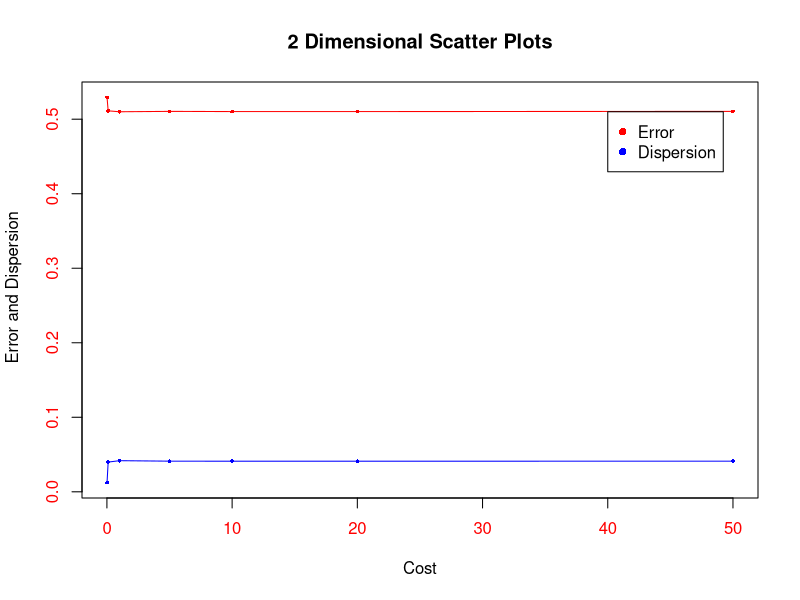
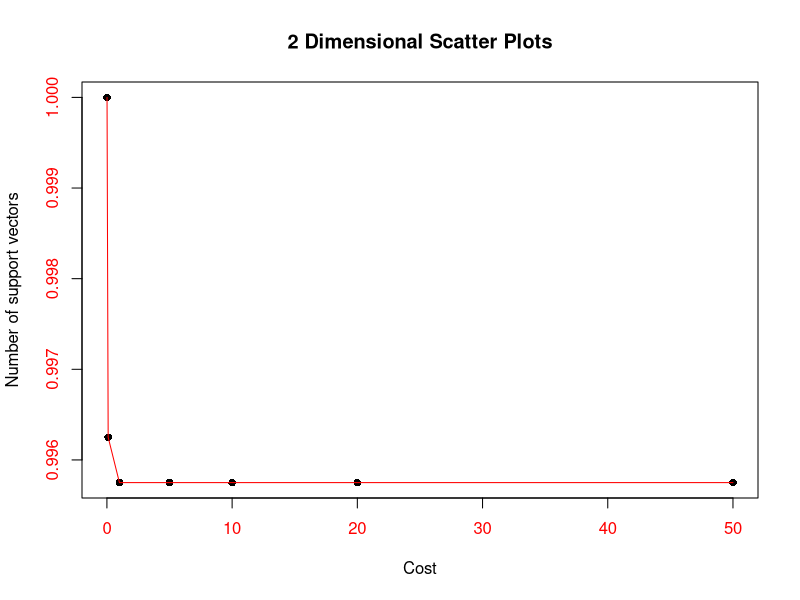
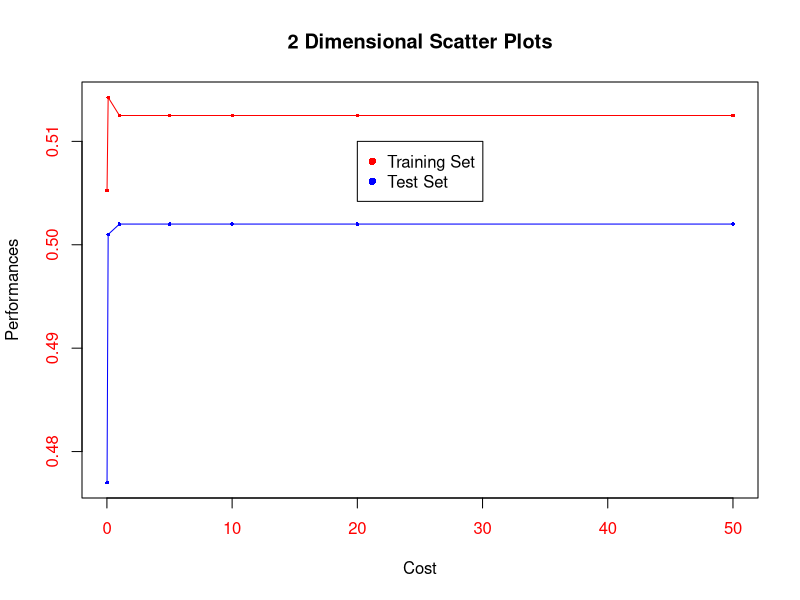

Generate these figures, in order, with R: (Note: a time limit stopped this script after it produced the figures.)
#
#
# DESCRIPTION:
#
#       This project involves the implementation of Support Vector Machine (SVM) on simulated data
# 
# DATASET:
#
#       The dataset  was generated by defining the polynomial function of degree 2 ( Pol(x) = ??i ??j Aij xi xj + ?? i Bi xi + c/20 ) 
#
#       in the 4 variables x1 x2 x3 x4 as follows
#
#       We seek to generate 5000 cases x1 ... x5000 in R4. Each case x = [ x1 x2 x3 x4 ] has 4 numerical features
#
#       and Aij, Bi and c are random numbers set as coefficients of the equation.
#
#
#   STEPS:
#
#        1) Define the polynomila function of degree 2 with 16 random numbers for Aij, 4 random numbers for Bi and 1 for C

#       2)  Implement SVM classification by linear kernel and later optimize the cost parameter 
#       
#       3)  Implement SVM classification by radial kernel and later optimize the cost"and "gamma" parameters 
#
#       4)  Implement SVM classification using a polynomial kernel
#




#       PART 1
#
#
#
#            Data Set generation by Simulations
#
#

set.seed(178900999)  # Define the seed

Aij= runif(16, min=-2, max=2) #generate 16 random numbers for A

Aij=matrix(Aij, byr=4, ncol=4)

Bi=runif(4, min=-2, max=2)  #generate 4 random numbers for B

Bi = matrix(Bi, byr=1, ncol=4)

C=runif(1, min=-2, max=2)  #generate 1 random number for C

C=C/20



#         Defining the polynomial function for estimating the separator
#
#
#         Pol(x) = ??i ??j Aij xi xj + ?? i Bi xi + c/20  
#



b = function(X1, X2, X3, X4){
  
    seperator = list()
    
    for (i in 1:10000)
      
        {
    
    x= c(X1[i],X2[i],X3[i],X4[i]) 
    
    x = matrix(x)
    
    x1 = t(x)
    
    suma = sum (Aij %*% x %*% x1 )
    
    sumb = sum (Bi %*% x)
    
    total = sum(suma, sumb, C)
    
    seperator[i] = total
    
    i=i+1
    
    }
    
  seperator1 = do.call(rbind, seperator)
  
}


#
#
#                   Data generation

 

set.seed(178900999)  #use the same random numbers

data1 = runif(40000, min=-2, max=2) #generate 16 random numbers for A

data=data.frame(matrix(data1, byr=10000, ncol=4)) 

seperator1= b(data$X1,data$X2,data$X3,data$X4) #estimating the separator 

data["X5"]=sign(seperator1) #including the sign of the separator in the dataset

CL1=subset(data, data$X5>0) # defining the data set for class 1 

CL_1=subset(data, data$X5<0) # defining the data set for class -1

CL1_2500=CL1[1:2500,] #keeping only 2500 for class 1

CL_1_2500=CL_1[1:2500,] #keeping only 2500 for class -1


CL1_newstd= apply(CL1_2500, 2, scale) #rescaling class 1

CL1_newstd[is.nan(CL1_newstd)] = 1


CL_1_newstd= apply(CL_1_2500, 2, scale) #rescaling class -1

CL_1_newstd[is.nan(CL_1_newstd)] = -1



#
#        Preparing the training and test set for class 1
#
#
class1 = sort(sample(nrow(CL1_newstd), nrow(CL1_newstd)*0.8)) #80% of the training set


#       creating training data set by selecting the output row values

trainclass1=CL1_newstd[class1,]

#       creating test data set by not selecting the output row values

testclass1=CL1_newstd[-class1,]

#
#        Preparing the training and test set for class 2
#

class2 = sort(sample(nrow(CL_1_newstd), nrow(CL_1_newstd)*0.8)) # 80% of the training set

#      creating training data set by selecting the output row values

trainclass2<-CL_1_newstd[class2,]


#           creating test data set by not selecting the output row values

testclass2<-CL_1_newstd[-class2,]


#               Training Set

total_train = data.frame (rbind(trainclass1, trainclass2)) #Merging class 1 and class -1 

head(total_train) #display the the top rows of the training set

summary(total_train) #display the summary of training set

nrow(total_train) #Size of the training set


#               Test Set

total_test = data.frame(rbind (testclass1,testclass2 )) #Merging class 1 and -1

head(total_test)  #display the the top rows of the test set

summary(total_test)#display the summary of test set

nrow(total_test) #size of the test set


#
#
#      PART 2:
#
#                 SVM classification by Linear Kernel
#
#
#

options(digits=4) #4 decimal numbers

library(e1071)

y=(total_train[,5]) #true prediction for train set

x=(total_train[,1:4]) #training set input cases

y_test = total_test [,5] #true prediction for test case

x_test = total_test [,1:4]#test case input cases





#
#            Launch the svm on the train data set for cost=5
#
#              Fix arbitrarily the "cost" parameter i.e. cost = 5


svmfit = svm(y~., x,type="C-classification",kernel="linear",cost=5,scale =FALSE) 

summary(svmfit)




#
#  2a.  RESULTS OF SVM 
#



nsv = svmfit$nSV

#        number of support vectors

nsv

#       Total number of support vectors

S=svmfit$tot.nSV


#       Total number of support vectors
S


#       Ratio of support vectors

s=svmfit$tot.nSV/nrow(x) #nrow(x) =4000



#       Ratio of number of support vectors over cases
s




#
#   2b. Percentages of correct classification for train
#

y_pred = predict(svmfit, x) #prediction on the training set

y_test_pred = predict(svmfit, x_test) #prediction on the test set



library(caret) 

cft=confusionMatrix(y_pred, as.factor(y))

PredTrain=cft$overall[1]

PredTrain1= data.frame(t(matrix(c(cft$overall[1:4]))))

PredTrain1$X2=NULL; colnames(PredTrain1) = c("Accuracy","AccuracyLower","AccuracyUpper")

PredTrain1 #Percentage of correct classification on the training set with 95% Confidence Interval computed by r 


error= sqrt(PredTrain*(1-PredTrain)/nrow(data.frame(y_pred)))

AccuracyLower=(-1.6*error)+PredTrain

AccuracyUpper= (1.6*error)+PredTrain

results= data.frame(t(matrix(c(PredTrain, AccuracyLower, AccuracyUpper))))

colnames(results) = c("Accuracy","CI(AccuracyLower)","CI(AccuracyUpper)")

results#Percentage of correct classification on the training set with 95% Confidence Interval manual computation




#
# 2c.        Percentages of correct classification for Test set
#

cftest=confusionMatrix(y_test_pred,as.factor(y_test))

PredTest = cftest$overall[1]

PredTest1= data.frame(t(matrix(c(cftest$overall[1:4]))))

PredTest1$X2=NULL; colnames(PredTest1) = c("Accuracy","AccuracyLower","AccuracyUpper")

PredTest1 #Percentage of correct classification on the test set with 95% Confidence Interval computed by r




error1= sqrt(PredTest*(1-PredTest)/nrow(data.frame(y_test_pred)))

AccuracyLowert=(-1.6*error1)+PredTest

AccuracyUppert= (1.6*error1)+PredTest

resultst= data.frame(t(matrix(c(PredTest, AccuracyLowert, AccuracyUppert))))

colnames(resultst) = c("Accuracy","CI(AccuracyLower)","CI(AccuracyUpper)")

resultst #Percentage of correct classification on the test set with 95% Confidence Interval manual computation





#
#  2d.    Confusion Matrix for Training Set Using Numbers, Frequency and Error
#

cmtr=cft$table

cmtr # confusion matrix in terms of numbers of correct classification 

p_cmtr=(rbind(cmtr[1,]/(sum(cmtr[1,])), cmtr[2,]/(sum(cmtr[2,]))))

p_cmtr#confusion matrix in terms of percentage 

error111= sqrt((p_cmtr[1,])*(1-p_cmtr[1,])/sum(p_cmtr[1,]))

error121= sqrt((p_cmtr[2,])*(1-p_cmtr[2,])/sum(p_cmtr[2,]))

error31 = rbind(error111, error121) 
error31  #error on the confusion matrix percentage for train set




#
#  2e.     Confusion Matrix for Test set using Numbers, Frequency and Error
#

cftestte = cftest$table 

cftestte #Confusion Matrix in terms of number of correct classification 

p_cmtrte=(rbind(cftestte[1,]/(sum(cftestte[1,])), cftestte[2,]/(sum(cftestte[2,]))))

p_cmtrte #cCnfusion Matrix in terms of percentage 

error11te= sqrt((p_cmtrte[1,])*(1-p_cmtrte[1,])/sum(p_cmtrte[1,]))

error12te= sqrt((p_cmtrte[2,])*(1-p_cmtrte[2,])/sum(p_cmtrte[2,]))

error3te = rbind(error11te, error12te) 

error3te  #Error on the Confusion Matrix Percentage for test set




#
#   Error of Estimation for Training Set
#

matrix(error) #Error of estimation for PredTrain

PredTrain1 #Percentage of correct classification on the training set with 95% Confidence Interval computed by r

results #Percentage of correct classification on the training set with 95% Confidence Interval manual computation

error31   #error on the confusion matrix for the train set


#
#    Error of Estimation for Test Set
#

matrix(error1) #Error of estimation for PredTest

PredTest1 #Percentage of correct classification on the test set with 95% Confidence Interval computed by r

resultst #Percentage of correct classification on the test set with 95% Confidence Interval manual computation

error3te  #Error on the confusion matrix percentage for test set




#
#
#      PART 3: 
#     
#         Optimize the parameter "cost" for Linear Kernel
#
#

#
#          Launch the svm on the train data for manual tuning (before using the in-built in r)
#

#             6 cost parameters chosen for tuning:   cost = [0.01, 0.1, 1, 10, 20, 50]
#

svmfit0.01 =svm(y~., x, type= "C-classification", kernel = "linear", cost = 0.01, scale =FALSE) #cost = 0.01

svmfit0.1 =svm(y~., x, type= "C-classification", kernel = "linear", cost = 0.1, scale =FALSE)    #cost = 0.1

svmfit1 =svm(y~., x, type= "C-classification", kernel = "linear", cost = 1, scale =FALSE)        #cost = 1

svmfit10 =svm(y~., x, type= "C-classification", kernel = "linear", cost = 10, scale =FALSE)      #cost = 10

svmfit20 =svm(y~., x, type= "C-classification", kernel = "linear", cost = 20, scale =FALSE)      #cost = 20

svmfit50 =svm(y~., x, type= "C-classification", kernel = "linear", cost = 50, scale =FALSE)      #cost = 50


#
#             Launch the svm results for manual tuning
#

#
#             cost=0.01
#

rnsv0.01=svmfit0.01$tot.nSV/nrow(x) #ratio of support vectors 

y_pred0.01 = predict(svmfit0.01, x) # prediction of result, training set

cft0.01=confusionMatrix(as.factor(y), y_pred0.01) #confusion matrix for training set

PredTrain10.01 = cft0.01$overall[1] #performance with 95% confidence interval training set

error0.01train= sqrt(PredTrain10.01*(1-PredTrain10.01)/nrow(data.frame(y_pred0.01))) #error 

y_test_pred0.01 = predict(svmfit0.01, x_test) # prediction of result, test set

cftest0.01=confusionMatrix(as.factor(y_test), y_test_pred0.01) #confusion matrix for test set

PredTest10.01 = cftest0.01$overall[1] #Performance with 95% confidence interval of test set

error0.01test= sqrt(PredTest10.01*(1-PredTest10.01)/nrow(data.frame(y_test_pred0.01))) #error




#
#                  cost=0.1
#

rnsv0.1=svmfit0.1$tot.nSV/nrow(x) #ratio of support vectors

y_pred0.1 = predict(svmfit0.1, x) # prediction of result, training set

cft0.1=confusionMatrix(as.factor(y), y_pred0.1) #confusion matrix for training set

PredTrain10.1 = cft0.1$overall[1] #performance with 95% confidence interval training set

error0.1train= sqrt(PredTrain10.1*(1-PredTrain10.1)/nrow(data.frame(y_pred0.1)))#error

y_test_pred0.1 = predict(svmfit0.1, x_test) # prediction of result, test set

cftest0.1=confusionMatrix(as.factor(y_test), y_test_pred0.1) #confusion matrix for test set

PredTest10.1 = cftest0.1$overall[1] #Performance with 95% confidence interval of test set

error0.1test= sqrt(PredTest10.1*(1-PredTest10.1)/nrow(data.frame(y_test_pred0.1))) #error



#
#                    cost=1
#

rnsv1=svmfit1$tot.nSV/nrow(x) #ratio of support vectors

y_pred1 = predict(svmfit1, x) # prediction of result, training set

cft1=confusionMatrix(as.factor(y), y_pred1) #confusion matrix for training set

PredTrain11 = cft1$overall[1] #performance with 95% confidence interval training set

error221train= sqrt(PredTrain11*(1-PredTrain11)/nrow(data.frame(y_pred1)))  #error 

y_test_pred1 = predict(svmfit1, x_test) # prediction for result test set

cftest1=confusionMatrix(as.factor(y_test), y_test_pred1) #confusion matrix for test set

PredTest11 = cftest1$overall[1] #Performance with 95% confidence interval of test set

error221test= sqrt(PredTest11*(1-PredTest11)/nrow(data.frame(y_test_pred1))) #error 




#
#                         cost=10
#

rnsv10=svmfit10$tot.nSV/nrow(x) #ratio of support vectors

y_pred10 = predict(svmfit10, x) # prediction of result training set

cft10=confusionMatrix(as.factor(y), y_pred10) #confusion matrix for training set

PredTrain110 = cft10$overall[1] #performance with 95% confidence interval training set

error221train10= sqrt(PredTrain110*(1-PredTrain110)/nrow(data.frame(y_pred10)))  #error 

y_test_pred10 = predict(svmfit10, x_test) # prediction of result, test set

cftest10=confusionMatrix(as.factor(y_test), y_test_pred10) #confusion matrix for test set

PredTest110 = cftest10$overall[1] #performance with 95% confidence interval test set

error221test10= sqrt(PredTest110*(1-PredTest110)/nrow(data.frame(y_test_pred10))) #error 


#
#                         cost=20
#

rnsv20=svmfit20$tot.nSV/nrow(x) #ratio of support vectors

y_pred20 = predict(svmfit20, x) # prediction for result training set

cft20=confusionMatrix(as.factor(y), y_pred20) #confusion matrix for training set

PredTrain120 = cft20$overall[1] #performance with 95% confidence interval training set

error221train20= sqrt(PredTrain120*(1-PredTrain120)/nrow(data.frame(y_pred20))) #error 

y_test_pred20 = predict(svmfit20, x_test) # prediction of result, test set

cftest20=confusionMatrix(as.factor(y_test), y_test_pred20) #confusion matrix for test set

PredTest120 = cftest20$overall[1]  #performance with 95% confidence interval test set

error221test20= sqrt(PredTest120*(1-PredTest120)/nrow(data.frame(y_test_pred20))) #error 


#
#                         cost=50
#

rnsv50=svmfit50$tot.nSV/nrow(x) #ratio of support vectors

y_pred50 = predict(svmfit50, x) # prediction for result training set

cft50=confusionMatrix(as.factor(y), y_pred50) #confusion matrix for training set

PredTrain150 = cft50$overall[1] #performance with confidence interval training set

error221train50= sqrt(PredTrain150*(1-PredTrain150)/nrow(data.frame(y_pred50)))  #error 

y_test_pred50 = predict(svmfit50, x_test) # prediction for result test set

cftest50=confusionMatrix(as.factor(y_test), y_test_pred50) #confusion matrix for test set

PredTest150 = cftest50$overall[1] #performance with 95% confidence interval test set

error221test50= sqrt(PredTest150*(1-PredTest150)/nrow(data.frame(y_test_pred50))) #error 

cost1=c(0.01, 0.1 , 1, 5, 10, 20, 50) #including previous cost=5 results

ratio_SV= c(rnsv0.01, rnsv0.1, rnsv1, s, rnsv10, rnsv20, rnsv50) #all ratio of support vectors

Performance_trainset = c(PredTrain10.01, PredTrain10.1, PredTrain11, PredTrain,
                         
                         PredTrain110, PredTrain120, PredTrain150) #PredTrain

Error_PredTrain = c(error0.01train, error0.1train, error221train, error, 
                    
                    error221train10, error221train20, error221train50 )

Performance_testset = c(PredTest10.01, PredTest10.1, PredTest11, PredTest,
                        
                        PredTest110, PredTest120, PredTest150) #All Predtest

Error_PredTest = c(error0.01test, error0.1test, error221test, error1, error221test10,
                   
                   error221test20, error221test50 )

testresults = data.frame(cost1, ratio_SV, Performance_trainset, Error_PredTrain, 
                         
                         Performance_testset, Error_PredTest)

testresults



#
#
#                        Launch the svm on the train data for tuning using inbuilt in r
#


set.seed (1)   #set the seed

tune.out=tune(svm, train.x=x, train.y=as.factor(y), type= "C-classification", kernel = "linear",
              ranges =list(cost=c(0.01, 0.1 , 1,5, 10, 20, 50) ))

options(digits=5)

tune.out$performances #performance results for the 6 cost and previous cost=5

tune.out$best.parameters #best cost model




#
#                       Plot result
#

plot(cost1,tune.out$performances$error,xlim=range(c(cost1)),
     
     ylim=range(c(tune.out$performances$error,tune.out$performances$dispersion)),
     
     col="red", pch=16, cex=0.5, xlab = "Cost", ylab=" Error and Dispersion", 
     
     main='2 Dimensional Scatter Plots', col.axis='red')

lines(lowess(cost1,tune.out$performances$error),col="red", pch=16)

points(cost1,tune.out$performances$dispersion,col="blue", pch=16, cex=0.5)

lines(lowess(cost1,tune.out$performances$dispersion),col="blue", pch=16)

legend(x=40, y=0.51, legend=c('Error', 'Dispersion'), col=c('red', 'blue'), pch=c(16, 16))





#               Evaluate the performance characteristics of the "best" linear svm from above
#
#
#                    Performance characteristics for best model i.e cost = 1
#

bestmodel= tune.out$best.model

ybestmodelpred = predict(bestmodel,x)

ybestmodelpredtest = predict(bestmodel,x_test)



#
#                Percentage of correct classification for best model (Train Set)
#

options(digits=5)

cftbest=confusionMatrix(ybestmodelpred, as.factor(y))

bestmodel12=cftbest$overall[1]

bestmodel1= data.frame(t(matrix(c(cftbest$overall[1:4]))))

bestmodel1$X2=NULL; colnames(bestmodel1) = c("Accuracy","AccuracyLower","AccuracyUpper")

bestmodel1 #Percentage of correct classification on the best mdoel with 95% Confidence Interval computed by r


errorbest= sqrt(bestmodel12*(1-bestmodel12)/nrow(data.frame(ybestmodelpred)))

AccuracyLowerbest=(-1.6*errorbest)+bestmodel12

AccuracyUpperbest= (1.6*errorbest)+bestmodel12

resultsbest= data.frame(t(matrix(c(bestmodel12,AccuracyLowerbest,AccuracyUpperbest))))

colnames(resultsbest) = c("Accuracy","CI(AccuracyLower)","CI(AccuracyUpper)")

resultsbest #Percentage of correct classification on the best model with 95% Confidence Interval manual computation




#
#              Percentage of correct classification for best model (Test Set)
#

options(digits=5)

cftestbest=confusionMatrix(ybestmodelpredtest, as.factor(y_test))

bestmodel12test=cftestbest$overall[1]

bestmodel1test= data.frame(t(matrix(c(cftestbest$overall[1:4]))))

bestmodel1test$X2=NULL; colnames(bestmodel1test) = c("Accuracy",
                                                     "AccuracyLower","AccuracyUpper")

bestmodel1test #Percentage of correct classification with 95% Confidence Interval computed by r on the test set

errortestbest= sqrt(bestmodel12test*(1-bestmodel12test)
                    
                    /nrow(data.frame(ybestmodelpredtest)))

AccuracyLowertestbest=(-1.6*errortestbest)+bestmodel12test

AccuracyUppertestbest= (1.6*errortestbest)+bestmodel12test

resultstestbest= data.frame(t(matrix(
  
  c(bestmodel12test,AccuracyLowertestbest,AccuracyUppertestbest))))

colnames(resultstestbest) = c("Accuracy","CI(AccuracyLower)","CI(AccuracyUpper)")

resultstestbest #Percentage of correct classification with 95% Confidence Interval manual computation on the test set




#
#                 Confusion Matrix for Train set using Numbers, Frequency and Error
#



options(digits=5)

cmtrbest=cftbest$table

cmtrbest # Confusion Matrix in terms of numbers of correct classification

p_cmtrbest=(rbind(cmtrbest[1,]/(sum(cmtrbest[1,])),cmtrbest[2,]/(sum(cmtrbest[2,]))))

p_cmtrbest#Confusion Matrix in terms of percentage/frequency 

error11best= sqrt((p_cmtrbest[1,])*(1-p_cmtrbest[1,])/sum(p_cmtrbest[1,]))

error12best= sqrt((p_cmtrbest[2,])*(1-p_cmtrbest[2,])/sum(p_cmtrbest[2,]))

error3best = rbind(error11best, error12best) 

error3best  #Error on the confusion matrix percentage for best model



#
#                    Confusion Matrix for Test set using Numbers, Frequency and Error with Linear Kernel
#

options(digits=4)

cmtrtestbest=cftestbest$table

cmtrtestbest                      # Confusion Matrix in terms of number of correct classification

p_cmtrtestbest=(rbind(cmtrtestbest[1,]/(sum(cmtrtestbest[1,])),
                      
                      cmtrtestbest[2,]/(sum(cmtrtestbest[2,]))))

p_cmtrtestbest#Confusion matrix in terms of percentage 

error11testbest= sqrt((p_cmtrtestbest[1,])*(1-p_cmtrtestbest[1,])
                      
                      /sum(p_cmtrtestbest[1,]))

error12testbest= sqrt((p_cmtrtestbest[2,])*(1-p_cmtrtestbest[2,])
                      
                      /sum(p_cmtrtestbest[2,]))

error3testbest = rbind(error11testbest, error12testbest) 

error3testbest  #error on the confusion matrix percentage for best model


#
#                      Error of Estimation for Train Set for best model with Linear Kernel
#

matrix(errorbest) #error of estimation for best model

bestmodel1  #Percentage of correct classification for the best model with 95% Confidence Interval computed by r

resultsbest #Percentage of correct classification for the best model with 95% Confidence Interval manual computation

error3best  #error on the confusion matrix for the best model




#
#                     Error of Estimation for Test Set for best model with Linear Kernel
#


matrix(errortestbest) #error of estimation for best model

bestmodel1test  #Percentage of correct classification for the best model with 95% Confidence Interval computed by r

resultstestbest #Percentage of correct classification for the best model with 95% Confidence Interval manual computation

error3testbest  #error on the confusion matrix for the best model


#
#                       Interpretation of result
#


d = c(svmfit0.01$tot.nSV/nrow(x),svmfit0.1$tot.nSV/nrow(x),svmfit1$tot.nSV/nrow(x),svmfit$tot.nSV/nrow(x),
      
      svmfit10$tot.nSV/nrow(x),svmfit20$tot.nSV/nrow(x),svmfit50$tot.nSV/nrow(x))

#
#                          Number of support vectors
# 

plot(cost1,d,xlab = "Cost", ylab="Number of support vectors", main='2 Dimensional Scatter Plots', col.axis='red', pch=16)

lines(lowess(cost1,d),col="red", pch=16)

#
#                            Performances versus cost
#
plot(cost1,Performance_trainset,xlim=range(c(cost1)),ylim=range(c(Performance_testset,Performance_trainset)),
     
     col="red", pch=16, cex=0.5, xlab = "Cost", ylab="Performances", 
     
     main='2 Dimensional Scatter Plots', col.axis='red')

lines(lowess(cost1,Performance_trainset),col="red", pch=16)

points(cost1,Performance_testset,col="blue", pch=16, cex=0.5)

lines(lowess(cost1,Performance_testset),col="blue", pch=16)

legend(x=20, y=0.51, legend=c('Training Set', 'Test Set'), col=c('red', 'blue'), pch=c(16, 16))





#
#         PART 4: 
#
#                   SVM classification by radial kernel
#
#
#            Fix the "cost" parameter in the svm () function to the best cost value identified
#
#
#
#            Launch the svm on the train data set 


svmfitradial =svm(y~.,x, type="C-classification",kernel="radial",cost = 1,gamma=1,scale =FALSE)
                  


#             Number of support vectors


nsvradial=svmfitradial$nSV

nsvradial        #number of support vectors


  
Sradial=svmfitradial$tot.nSV

Sradial         #total number of support vectors



sradial=svmfitradial$tot.nSV/nrow(x)     

sradial      # ratio of number of support vectors over cases



y_predradial = predict(svmfitradial, x) #prediction on the training set

y_test_predradial = predict(svmfitradial, x_test) #prediction on the test set


#
#    Percentages of correct classification for the Train set using the radial kernel
#


cftradial=confusionMatrix(y_predradial, as.factor(y)) 

Predradialtrain=cftradial$overall[1]

Predradialtrain1= data.frame(t(matrix(c(cftradial$overall[1:4]))))

Predradialtrain1$X2=NULL; colnames(Predradialtrain1) = c("Accuracy","AccuracyLower","AccuracyUpper")

Predradialtrain1 #Percentage of correct classification on the train set with 95% Confidence Interval computed by r


errorradial= sqrt(Predradialtrain*(1-Predradialtrain)/nrow(data.frame(y_predradial)))
                  
AccuracyLowerradial=(-1.6*error)+Predradialtrain

AccuracyUpperradial= (1.6*error)+Predradialtrain

resultsradial= data.frame(t(matrix(c(Predradialtrain,AccuracyLowerradial,AccuracyUpperradial))))
                                     
colnames(resultsradial) = c("Accuracy","CI(AccuracyLower)","CI(AccuracyUpper)")

resultsradial #Percentage of correct classification on the train set with 95%Confidence Interval manual computation
 


#
#              Percentages of correct classification for the Test set using the radial kernel
#



cftestradial=confusionMatrix(y_test_predradial,as.factor(y_test))

PredTestradial = cftestradial$overall[1]

PredTest1radial= data.frame(t(matrix(c(cftestradial$overall[1:4]))))

PredTest1radial$X2=NULL; colnames(PredTest1radial) = c("Accuracy","AccuracyLower","AccuracyUpper")
  
PredTest1radial #Percentage of correct classification on the test set with 95%  Confidence Interval computed by r



error1radial= sqrt(PredTestradial*(1-PredTestradial)/nrow(data.frame(y_test_predradial)))

AccuracyLowertradial=(-1.6*error1radial)+PredTestradial

AccuracyUppertradial= (1.6*error1radial)+PredTestradial

resultstradial1= data.frame(t(matrix(c(PredTestradial,AccuracyLowertradial,AccuracyUppertradial))))
                                       
colnames(resultstradial1) = c("Accuracy"," CI(AccuracyLower)","CI(AccuracyUpper)")

resultstradial1    #Percentage of correct classification on the test set with 95%  Confidence Interval manual computation



#
#               Confusion Matrix for SVM classification for Training set using the radial kernel
#


cmttradial=cftradial$table

cmttradial # Confusion Matrix in terms of number of correct classification

p_cmttradial=(rbind(cmttradial[1,]/(sum(cmttradial[1,])),  cmttradial[2,]/(sum(cmttradial[2,]))))
                   
p_cmttradial      #confusion matrix in terms of percentage 

error11tradial= sqrt((p_cmttradial[1,])*(1-p_cmttradial[1,])/sum(p_cmttradial[1,]))
                     
error12tradial= sqrt((p_cmttradial[2,])*(1-p_cmttradial[2,])/sum(p_cmttradial[2,]))
                     
error3tradial = rbind(error11tradial, error12tradial) 

error3tradial  #error on the confusion matrix percentage for train set



#
#               Confusion Matrix for SVM classification for Test set using the radial kernel
#

cteradial = cftestradial$table

cteradial                     #confusion matrix in terms of numbers

p_cteradial=(rbind(cteradial[1,]/(sum(cteradial[1,])), cteradial[2,]/(sum(cteradial[2,]))))
                  
p_cteradial                 #confusion matrix in terms of percentage 

error11teradial= sqrt((p_cteradial[1,])*(1-p_cteradial[1,])/sum(p_cteradial[1,]))
                      
error12teradial= sqrt((p_cteradial[2,])*(1-p_cteradial[2,])/sum(p_cteradial[2,]))
                      
error3teradial = rbind(error11teradial, error12teradial) 

error3teradial  #error on the confusion matrix percentage for test set




#
#                Errors of estimation for training set using the radial kernel
#


matrix(errorradial) #error of estimation for PredTrain

Predradialtrain1 #Percentage of correct classification on the training set with  Confidence Interval computed by r

resultsradial #Percentage of correct classification on the training set with  Confidence Interval manual computation

error3tradial #error on the confusion matrix for the train set


#
#                 Errors of estimation for test set using the radial kernel
#

matrix(error1radial) #error of estimation for PredTest

PredTest1radial #Percentage of correct classification on the test set with 95%  Confidence Interval computed by r

resultstradial1 #Percentage of correct classification on the test set with 95%  Confidence Interval manual computation

error3teradial #error on the confusion matrix percentage for test set







#    PART 5:
#
#          optimize the parameter "cost"and "gamma" for radial kernel
#
#
#           Select a list of 5 values for the "cost " parameter and a list of 5 values for the parameter "gamma"
#
#
#
#                                 Launch the tuning svm function

tune_rad_optimize = tune.svm(as.factor(X5)~.,data=total_train,type="C-classification",kernel="radial",
                             
                             gamma= c(0.5, 1, 2,3,4), cost = c(0.01, 0.1 , 1,5, 10))

tune_rad_optimize$performances #performance results for 5 different costs and 5 different gamma 

tune_rad_optimize$best.parameters #best performance


#                    Plot result

plot(tune_rad_optimize$performances$cost, tune_rad_optimize$performances$error,
    
     xlim=range(c(tune_rad_optimize$performances$cost)),
     
     ylim=range(c(tune_rad_optimize$performances$error,
                  
                  tune_rad_optimize$performances$dispersion)),
     
     col="red", pch=16, cex=0.5, xlab = "Cost", ylab=" Error and Dispersion",
     
     main='2 Dimensional Scatter Plots', col.axis='red')

lines(lowess(tune_rad_optimize$performances$cost,
             tune_rad_optimize$performances$error),col="red", pch=16)
points(tune_rad_optimize$performances$cost,
       tune_rad_optimize$performances$dispersion,col="blue", pch=16, cex=0.5)
lines(lowess(tune_rad_optimize$performances$cost,
             tune_rad_optimize$performances$dispersion),col="blue", pch=16)
legend(x=5,y=0.4,legend=c('Error','Dispersion'),col=c('red','blue'),pch=c(16, 16))





#                         Evaluate the performance characteristics of the "best" radial svm
#
#       Prediction on the training and test sets using the best model i.e. cost=5  and gamma=0.5 as indicated above
#




bestmodelgamma=tune_rad_optimize$best.model

ybestgammapred = predict(bestmodelgamma,x) #Train set

ybestgammapredtest = predict(bestmodelgamma,x_test) #Test set



#
#                    Percentage of correct classification for the best radial model (Training Set)
#


cftbestgamma=confusionMatrix(ybestgammapred, as.factor(y))

bestmodel12gamma=cftbestgamma$overall[1]

bestmodel1gamma= data.frame(t(matrix(c(cftbestgamma$overall[1:4]))))

bestmodel1gamma$X2=NULL; colnames(bestmodel1gamma) = c("Accuracy","AccuracyLower","AccuracyUpper")
                                                       
bestmodel1gamma          #Percentage of correct classification on the best mdoel with  Confidence Interval computed by r

errorbestgamma1= sqrt(bestmodel12gamma*(1-bestmodel12gamma)/nrow(data.frame(ybestgammapred)))
                      
AccuracyLowerbestgamma1=(-1.6*errorbestgamma1)+bestmodel12gamma

AccuracyUpperbestgamma1= (1.6*errorbestgamma1)+bestmodel12gamma

resultsbestgamma1=data.frame(t(matrix(c(bestmodel12gamma,AccuracyLowerbestgamma1,AccuracyUpperbestgamma1))))
                                        
colnames(resultsbestgamma1) =c("Accuracy","CI(AccuracyLower)","CI(AccuracyUpper)")
  
resultsbestgamma1 #  Percentage of correct classification on the best model with 95%  Confidence Interval manual computation




#
#                      Percentage of correct classification for the best radial model (Test Set)
#

options(digits=4)

cftbestgammatest=confusionMatrix(ybestgammapredtest, as.factor(y_test))

bestmodel12gammatest=cftbestgammatest$overall[1]

bestmodel1gammatest= data.frame(t(matrix(c(cftbestgammatest$overall[1:4]))))

bestmodel1gammatest$X2=NULL; colnames(bestmodel1gammatest) = c("Accuracy","AccuracyLower","AccuracyUpper")
                                                               

bestmodel1gammatest #Percentage of correct classification on the best mdoel with 95%  Confidence Interval computed by r

errorbestgammatest= sqrt(bestmodel12gammatest*(1-bestmodel12gammatest)/nrow(data.frame(ybestgammapredtest)))
                           
AccuracyLowerbestgammatest=(-1.6*errorbestgammatest)+bestmodel12gammatest

AccuracyUpperbestgammatest= (1.6*errorbestgammatest)+bestmodel12gammatest

resultsbestgammatest=data.frame(t(matrix(c(bestmodel12gammatest,AccuracyLowerbestgammatest,
                                           
                                           AccuracyUpperbestgammatest))))

colnames(resultsbestgammatest) = c("Accuracy","CI(AccuracyLower)","CI(AccuracyUpper)")
                                   
resultsbestgammatest #Percentage of correct classification on the best model with 95%  Confidence Interval manual computation
  



#
#                      Confusion matrix for best radial model (Training Set)
#


options(digits=4)

cmtbestgamma=cftbestgamma$table

cmtbestgamma                   # confusion matrix in terms of numbers

p_cmtbestgamma=(rbind(cmtbestgamma[1,]/(sum(cmtbestgamma[1,])), cmtbestgamma[2,]/(sum(cmtbestgamma[2,]))))
                      
p_cmtbestgamma#confusion matrix in terms of percentage 

error11bestgamma= sqrt((p_cmtbestgamma[1,])*(1-p_cmtbestgamma[1,]) /sum(p_cmtbestgamma[1,]))
                      
error12bestgamma= sqrt((p_cmtbestgamma[2,])*(1-p_cmtbestgamma[2,])/sum(p_cmtbestgamma[2,]))
                       
error3bestgamma = rbind(error11bestgamma, error12bestgamma) 

error3bestgamma             #error on the confusion matrix percentage for best model




#
#                      Confusion matrix for best radial model (Test Set)
#



options(digits=4)

cmtbestgammatest=cftbestgammatest$table

cmtbestgammatest          # confusion matrix in terms of number of classification

p_cmtbestgammatest=(rbind(cmtbestgammatest[1,]/(sum(cmtbestgammatest[1,])),cmtbestgammatest[2,]/(sum(cmtbestgammatest[2,]))))
                          
p_cmtbestgammatest#confusion matrix in terms of percentage 

error11bestgammatest=sqrt((p_cmtbestgammatest[1,])*(1-p_cmtbestgammatest[1,])/sum(p_cmtbestgammatest[1,]))
                          
error12bestgammatest=sqrt((p_cmtbestgammatest[2,])*(1-p_cmtbestgammatest[2,])/sum(p_cmtbestgammatest[2,]))
                          
error3bestgammatest=rbind(error11bestgammatest, error12bestgammatest) 

error3bestgammatest #error on the confusion matrix percentage for best model



#
#                               Error of estimation for best model (Training Set)
#

options(digits=4)

matrix(errorbestgamma1)            #error of estimation for best model

bestmodel1gamma              #Percentage of correct classification for the best model with 95%  Confidence Interval computed by r

resultsbestgamma1         #Percentage of correct classification for the best model with 95%  Confidence Interval manual computation

error3bestgamma         #Error on the confusion matrix for the best model



#
#                                Error of estimation for best model (Test Set)
#

options(digits=4)

matrix(errorbestgammatest)             #Error of estimation for best model

bestmodel1gammatest  #Percentage of correct classification for the best model with 95%  Confidence Interval computed by r

resultsbestgammatest #Percentage of correct classification for the best model with 95%  Confidence Interval manual computation

error3bestgammatest  #Error on the confusion matrix for the best model





#
#             PART 6A:
#
#                     SVM classification using a polynomial kernel
#

#
#               Launch the svm on the train data set for polynomial kernel

svmfitpolynomial =svm(y~.,x,type="C-classification",kernel="polynomial",degree=4,coef0=1,cost=1,gamma=1,scale=FALSE)
                      

#
#                           Number and ratio of support vectors
#


options(digits=4)

nsvpolynomial = svmfitpolynomial$nSV

nsvpolynomial          #number of support vectors


Spolynomial=svmfitpolynomial$tot.nSV

Spolynomial             #total number of support vectors

spolynomial=svmfitpolynomial$tot.nSV/nrow(x) 

spolynomial            #ratio of number of support vectors over cases





#
#                         Prediction on both training and test data set
#


y_predpolynomial = predict(svmfitpolynomial, x)     #prediction on the training set

y_test_predpolynomial = predict(svmfitpolynomial, x_test) #prediction on the test set




#
#                      Percentage of correct classification for training set using the polynomial kernel
#



options(digits=4)

cftpolynomial=confusionMatrix(y_predpolynomial, as.factor(y))

Predpolynomialtrain=cftpolynomial$overall[1]

Predpolynomialtrain1= data.frame(t(matrix(c(cftpolynomial$overall[1:4]))))

Predpolynomialtrain1$X2=NULL; colnames(Predpolynomialtrain1) =  c("Accuracy","AccuracyLower","AccuracyUpper")

Predpolynomialtrain1 #Percentage of correct classification on the training set with 95%  Confidence Interval computed by r



errorpolynomial= sqrt(Predpolynomialtrain*(1-Predpolynomialtrain)/nrow(data.frame(y_predpolynomial)))
                      
AccuracyLowerpolynomial=(-1.6*errorpolynomial)+Predpolynomialtrain

AccuracyUpperpolynomial= (1.6*errorpolynomial)+Predpolynomialtrain

resultspolynomial= data.frame(t(matrix(c(Predpolynomialtrain,AccuracyLowerpolynomial,AccuracyUpperpolynomial))))
                                         
colnames(resultspolynomial) = c("Accuracy","CI(AccuracyLower)","CI(AccuracyUpper)")
                                
resultspolynomial #Percentage of correct classification on the training set with 95%  Confidence Interval manual computation




#
#                  Percentage of correct classification for test set using a polynomial kernel
#


options(digits=4)

cftestpolynomial=confusionMatrix(y_test_predpolynomial,as.factor(y_test))

PredTestpolynomial = cftestpolynomial$overall[1]

PredTestpolynomial1= data.frame(t(matrix(c(cftestpolynomial$overall[1:4]))))

PredTestpolynomial1$X2=NULL; colnames(PredTestpolynomial1) =c("Accuracy","AccuracyLower","AccuracyUpper")
  
PredTestpolynomial1 #Percentage of correct classification on the test set with  Confidence Interval computed by r



error1polynomial= sqrt(PredTestpolynomial *(1-PredTestpolynomial)/nrow(data.frame(y_test_predpolynomial)))
                       
AccuracyLowertpolynomial=(-1.6*error1polynomial)+PredTestpolynomial 

AccuracyUppertpolynomial= (1.6*error1polynomial)+PredTestpolynomial

resultstpolynomial1= data.frame(t(matrix(c(PredTestpolynomial, AccuracyLowertpolynomial,AccuracyUppertpolynomial))))
                                          
colnames(resultstpolynomial1) = c("Accuracy","CI(AccuracyLower)", "CI(AccuracyUpper)")
                                 
resultstpolynomial1#Percentage of correct classification on the test set with  Confidence Interval manual computation




#
#                       Confusion Matrix for training set using the polynomial kernel
#


options(digits=4)

cmttpolynomial1=cftpolynomial$table

cmttpolynomial1             # Confusion matrix in terms of numbers of correct classification



p_cmttpolynomial1=(rbind(cmttpolynomial1[1,]/(sum(cmttpolynomial1[1,])),
                         
                         cmttpolynomial1[2,]/(sum(cmttpolynomial1[2,]))))

p_cmttpolynomial1            #confusion matrix in terms of percentage  for test set

error11tpolynomial1= sqrt((p_cmttpolynomial1[1,])*(1-p_cmttpolynomial1[1,])/
                            
                            sum(p_cmttpolynomial1[1,]))

error12tpolynomial1= sqrt((p_cmttpolynomial1[2,])*(1-p_cmttpolynomial1[2,])/
                            
                            sum(p_cmttpolynomial1[2,]))

error3tpolynomial1 = rbind(error11tpolynomial1,error12tpolynomial1) 

error3tpolynomial1  #error on the confusion matrix percentage for train set





#
#                          Confusion Matrix for test set using the polynomial kernel
#




options(digits=4)

ctepolynomial1 = cftestpolynomial$table

ctepolynomial1   #confusion matrix in terms of numbers  

p_ctepolynomial1=(rbind(ctepolynomial1[1,]/(sum(ctepolynomial1[1,])),
                        
                        ctepolynomial1[2,]/(sum(ctepolynomial1[2,]))))



p_ctepolynomial1          #confusion matrix in terms of percentage 


error11tepolynomial1= sqrt((p_ctepolynomial1[1,])*(1-p_ctepolynomial1[1,])
                           
                           /sum(p_ctepolynomial1[1,]))

error12tepolynomial1= sqrt((p_ctepolynomial1[2,])*(1-p_ctepolynomial1[2,])
                           
                           /sum(p_ctepolynomial1[2,]))

error3tepolynomial11 = rbind(error11tepolynomial1,error12tepolynomial1) 

error3tepolynomial11             #error on the confusion matrix percentage for test set





#
#                      Errors of estimation for polynomial kernel (Training Set)
#
 
options(digits=4)

matrix(errorpolynomial) #error of estimation for PredTrain

Predpolynomialtrain1    #Percentage of correct classification on the training set with  Confidence Interval computed by r

resultspolynomial       #Percentage of correct classification on the training set with  Confidence Interval manual computation

error3tpolynomial1      #error on the confusion matrix for the train setresultspolynomial


#
#
#    PART 6B:
#
#           Optimization of the parameter "cost"and "a">0 for polynomial kernel
#

 
#
#              Launch the svm for 5 values of the coefficient(a) and 5 values of the cost
#


options(digits=4)

tune_poly_optimize = tune.svm(as.factor(X5)~.,data=total_train,type="C-classification",
                              
                              kernel = "polynomial", degree = 4, coef0 = c(0.05, 0.5, 1, 2,3 ),
                              
                              cost = c(0.01, 0.1 , 1,5, 10), gamma=1, scale =FALSE)

tune_poly_optimize$performances       # performance results for the 5 different costs and 5 different coefficients 

tune_poly_optimize$best.parameters        # best model





#               Plot of Error and Dispersion for Analysis


plot(tune_poly_optimize$performances$cost,tune_poly_optimize$performances$error,xlim=range(c(tune_poly_optimize$performances$cost)),
     
     ylim=range(c(tune_poly_optimize$performances$error, tune_poly_optimize$performances$dispersion)),
                  
     col="red", pch=16, cex=0.5, xlab = "Cost", ylab=" Error and Dispersion", 
     
     main='2 Dimensional Scatter Plots', col.axis='red')

lines(lowess(tune_poly_optimize$performances$cost,tune_poly_optimize$performances$error),col="red", pch=16)
             
points(tune_poly_optimize$performances$cost,tune_poly_optimize$performances$dispersion,col="blue", pch=16, cex=0.5)
       
lines(lowess(tune_poly_optimize$performances$cost,tune_poly_optimize$performances$dispersion),col="blue", pch=16)
             
legend(x=5,y=0.1,legend=c('Error','Dispersion'),col=c('red','blue'),pch=c(16, 16))



#
#               Plot of Error and Dispersion for Analysis
#


plot(tune_poly_optimize$performances$cost,tune_poly_optimize$performances$error,
     
     xlim=range(c(tune_poly_optimize$performances$cost)),ylim=range(c(tune_poly_optimize$performances$error,
     
      tune_poly_optimize$performances$dispersion)),
     
     col="red", pch=16, cex=0.5, xlab = "Cost", ylab=" Error and Dispersion", 
     
     main='2 Dimensional Scatter Plots', col.axis='red')

lines(lowess(tune_poly_optimize$performances$cost,
             
             tune_poly_optimize$performances$error),col="red", pch=16)

points(tune_poly_optimize$performances$cost,
       
       tune_poly_optimize$performances$dispersion,col="blue", pch=16, cex=0.5)

lines(lowess(tune_poly_optimize$performances$cost,tune_poly_optimize$performances$dispersion),col="blue", pch=16)
             
             
legend(x=7,y=0.51,legend=c('Error','Dispersion'),col=c('red','blue'),pch=c(16, 16))



#
#                Prediction on both training and test data for the best model using cost=5  and coef0 = 0.05
#


bestmodelpolynomial=tune_poly_optimize$best.model

ybestpolypred = predict(bestmodelpolynomial,x) #Train set

ybestpolypredtest = predict(bestmodelpolynomial,x_test) #Test set


#
#                  Percentage of correct classification for the best polynomial model (Training set)
#


options(digits=4)

cftbestpoly=confusionMatrix(ybestpolypred, as.factor(y))

bestmodel12poly=cftbestpoly$overall[1]

bestmodel1poly= data.frame(t(matrix(c(cftbestpoly$overall[1:4]))))

bestmodel1poly$X2=NULL; colnames(bestmodel1poly) = c("Accuracy","AccuracyLower","AccuracyUpper")
                                                     
bestmodel1poly #Percentage of correct classification on the best mdoel with  Confidence Interval computed by r




errorbestpoly1= sqrt(bestmodel12poly*(1-bestmodel12poly)/nrow(data.frame(ybestpolypred)))
                       
AccuracyLowerbestpoly1=(-1.6*errorbestpoly1)+bestmodel12poly

AccuracyUpperbestpoly1= (1.6*errorbestpoly1)+bestmodel12poly

resultsbestpoly1= data.frame(t(matrix(c(bestmodel12poly, AccuracyLowerbestpoly1, AccuracyUpperbestpoly1))))
                                        
colnames(resultsbestpoly1)=c("Accuracy","CI(AccuracyLower)","CI(AccuracyUpper)")

resultsbestpoly1     #Percentage of correct classification on the best model with  Confidence Interval manual computation

  

#
#                     Percentage of correct classification for the best polynomial model (Test set)
#



options(digits=4)

cftbestpolytest=confusionMatrix(ybestpolypredtest, as.factor(y_test))

bestmodel12polytest=cftbestpolytest$overall[1]

bestmodel1polytest= data.frame(t(matrix(c(cftbestpolytest$overall[1:4]))))

bestmodel1polytest$X2=NULL; colnames(bestmodel1polytest) = c("Accuracy","AccuracyLower","AccuracyUpper")
                                                             
bestmodel1polytest #Percentage of correct classification on the best mdoel with  Confidence Interval computed by r




errorbestpolytest= sqrt(bestmodel12polytest*(1-bestmodel12polytest)/nrow(data.frame(ybestpolypredtest)))
                        
AccuracyLowerbestpolytest=(-1.6*errorbestpolytest)+bestmodel12polytest

AccuracyUpperbestpolytest= (1.6*errorbestpolytest)+bestmodel12polytest

resultsbestpolytest= data.frame(t(matrix(c(bestmodel12polytest,AccuracyLowerbestpolytest,AccuracyUpperbestpolytest))))
                                           
colnames(resultsbestpolytest) = c("Accuracy","CI(AccuracyLower)", "CI(AccuracyUpper)")
                                 
resultsbestpolytest #Percentage of correct classification on the best model with Confidence Interval manual computation




#
#                          Confusion Matrix for best model for the training set
#



options(digits=4)

cmtbestpoly=cftbestpoly$table

cmtbestpoly                  # confusion matrix in terms of numbers

p_cmtbestpoly=(rbind(cmtbestpoly[1,]/(sum(cmtbestpoly[1,])),cmtbestpoly[2,]/(sum(cmtbestpoly[2,]))))

                     
p_cmtbestpoly                #confusion matrix in terms of percentage 



error11bestpoly= sqrt((p_cmtbestpoly[1,])*(1-p_cmtbestpoly[1,]) /sum(p_cmtbestpoly[1,]))
                     
error12bestpoly= sqrt((p_cmtbestpoly[2,])*(1-p_cmtbestpoly[2,])/sum(p_cmtbestpoly[2,]))
                      
error3bestpoly = rbind(error11bestpoly, error12bestpoly) 

error3bestpoly  #error on the confusion matrix percentage for best model




#
#                           Confusion Matrix for best model for the test set
#


options(digits=4)

cmtbestpolytest=cftbestpolytest$table

cmtbestpolytest             # confusion matrix in terms of numbers

p_cmtbestpolytest=(rbind(cmtbestpolytest[1,]/(sum(cmtbestpolytest[1,])), cmtbestpolytest[2,]/(sum(cmtbestpolytest[2,]))))
                         
p_cmtbestpolytest             # confusion matrix in terms of percentage 



error11bestpolytest= sqrt((p_cmtbestpolytest[1,])*(1-p_cmtbestpolytest[1,])/sum(p_cmtbestpolytest[1,]))
                          
error12bestpolytest= sqrt((p_cmtbestpolytest[2,])*(1-p_cmtbestpolytest[2,]) /sum(p_cmtbestpolytest[2,]))
                         
error3bestpolytest = rbind(error11bestpolytest, error12bestpolytest)

error3bestpolytest  #error on the confusion matrix percentage for best model




#
#                               Error of estimation for best model (Training set)
#


options(digits=4)

matrix(errorbestpoly1) #error of estimation for best model

bestmodel1poly  #Percentage of correct classification for the best model with  Confidence Interval computed by r

resultsbestpoly1 #Percentage of correct classification for the best model with Confidence Interval manual computation

error3bestpoly  #error on the confusion matrix for the best model



#
#                                 Error of estimation for best model (Test set)
#

options(digits=4)

matrix(errorbestpolytest) #error of estimation for best model

bestmodel1polytest  #Percentage of correct classification for the best model with Confidence Interval computed by r

resultsbestpolytest #Percentage of correct classification for the best model with Confidence Interval manual computation

error3bestpolytest  #error on the confusion matrix for the best model
